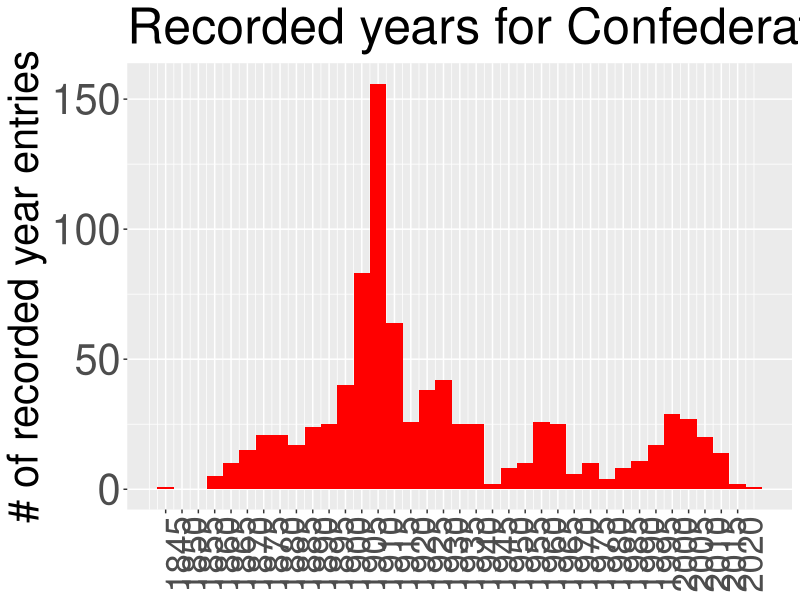

Here is the R script that generated this plot:
## ---- chunk 1
knitr::opts_chunk$set(
  collapse = TRUE,
  comment = "#>"
)
## ---- chunk 2
# Set default chunk output
knitr::opts_chunk$set(
  echo = FALSE, message = FALSE, warning = FALSE,
  tidy = FALSE, results = "asis"
)

library(tidyverse)
## ---- chunk 3
all_dates = read.csv("data/confederate_statue_dates.csv") %>% as_tibble()

max_statues = all_dates %>% group_by(year) %>%
  count %>%
  ungroup() %>%
  arrange(desc(n)) %>%
  filter(n == max(n))

mode = max_statues %>% 
  pull(year)

with_max = max_statues %>% 
  pull(n)
## ---- chunk 4
all_dates %>%
  ggplot(aes(x = year)) +
  geom_histogram(binwidth = 5, fill = "red") +
  scale_x_continuous(breaks = seq(min(all_dates$year), max(all_dates$year), by = 5)) +
  theme(axis.title.x = element_blank(),
        axis.text.x = element_text(size=25, angle = 90),
        axis.text.y = element_text(size=30),
        title = element_text(size=30)) +
  ylab("# of recorded year entries") +
  ggtitle("Recorded years for Confederate monuments and named places")
